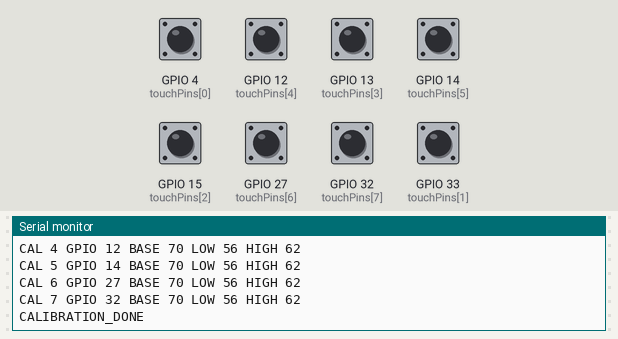
Simulated run of this sketch. Board: ESP32. Shown: the last lines printed to the serial monitor. The test bench sets the inputs (shaded band); at power-on: GPIO 4 (touchPins[0]), GPIO 12 (touchPins[4]), GPIO 13 (touchPins[3]), GPIO 14 (touchPins[5]), GPIO 15 (touchPins[2]), GPIO 27 (touchPins[6]), GPIO 32 (touchPins[7]), GPIO 33 (touchPins[1]) HIGH.

Above: at 7.2 s.
7.3 s: GPIO 4 (touchPins[0]) pulled LOW for 0.15 s
At 8.7 s:
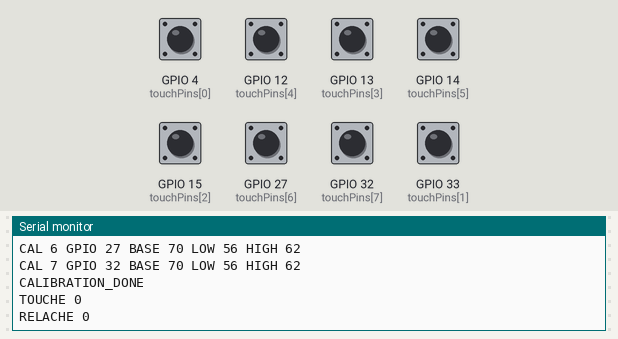
9.0 s: GPIO 12 (touchPins[4]) pulled LOW for 0.15 s
At 9.16 s:
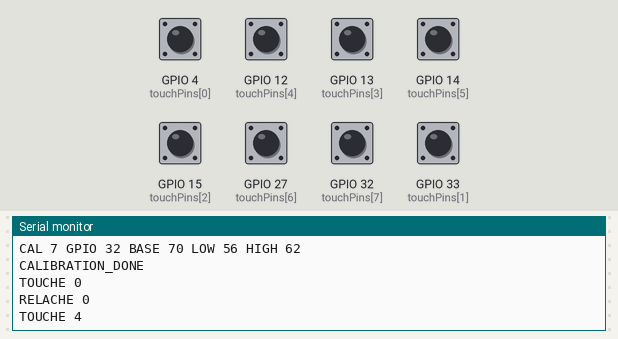
10.6 s: GPIO 13 (touchPins[3]) pulled LOW for 0.15 s
At 11.6 s:
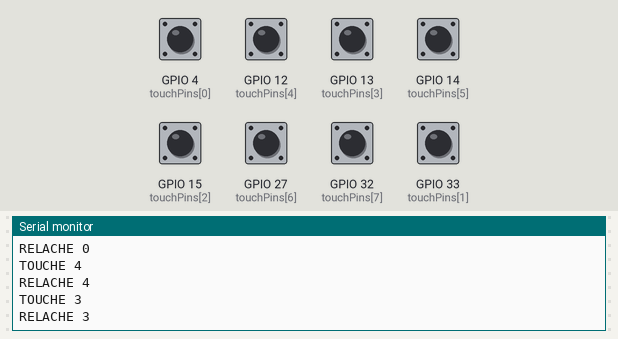
12.2 s: GPIO 14 (touchPins[5]) pulled LOW for 0.15 s
At 13.5 s:
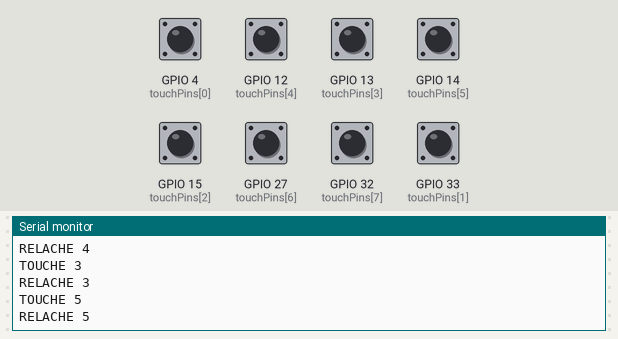
13.8 s: GPIO 15 (touchPins[2]) pulled LOW for 0.15 s
At 15.1 s:
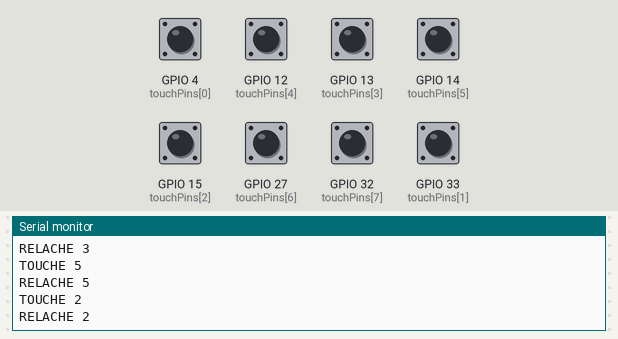
15.4 s: GPIO 27 (touchPins[6]) pulled LOW for 0.15 s
At 16.6 s:
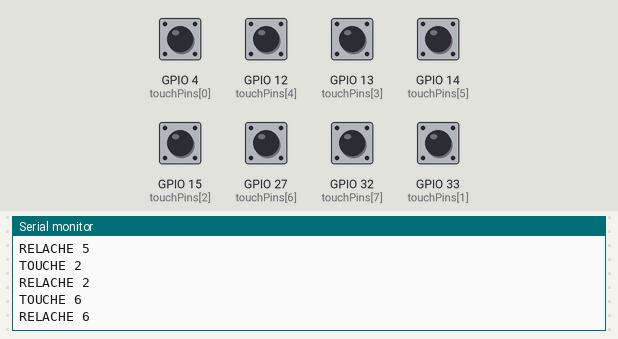
Timing chart, 0 to 18.0 s (numbered marks = the images above; inputs shaded):
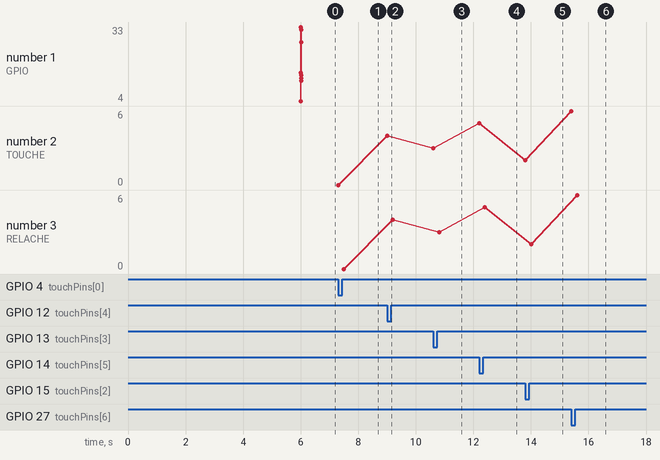

The sketch:

piano_patate_esp32.ino
```cpp
#include <Arduino.h>

/*
  ============================
  PIANO PATATE - ESP32
  ============================

  Starman de David Bowie : Mi mi mi fa sol la la la sol fa mi mi mi fa sol si si si la sol mi

  Ce programme fait 4 choses principales :

  1) Il lit 8 entrées tactiles de l'ESP32.
  2) Il calibre automatiquement le niveau "au repos" de chaque touche.
  3) Il détecte les appuis et relâchements.
  4) Il envoie ces événements sur le port série pour qu'une page HTML
     sur le PC puisse jouer les notes.

  En plus, il sait recevoir des commandes série venant du PC :
  - CALIBRATE  -> relance une calibration de 5 secondes
  - STATUS     -> renvoie les seuils/calibrations actuels
*/


/*
  ----------------------------
  1) Définition des broches tactiles
  ----------------------------

  On utilise ici 8 GPIO de l'ESP32 qui supportent la fonction touchRead().

  IMPORTANT :
  La position dans le tableau détermine l'index de la touche.
  Par exemple :
  - touchPins[0] = GPIO 4  -> touche 0
  - touchPins[1] = GPIO 33 -> touche 1
  etc.

  C'est cet index qui est envoyé au PC sous forme :
  "TOUCHE 0", "RELACHE 0", etc.
*/
const uint8_t touchPins[8] = {4, 33, 15, 13, 12, 14, 27, 32};

/*
  Tableau purement informatif.
  Il n'est pas indispensable au fonctionnement du code,
  mais il permet de savoir à quelle note correspond chaque touche.
*/
const char* noteNames[8] = {"Do", "Re", "Mi", "Fa", "Sol", "La", "Si", "Do+"};


/*
  ----------------------------
  2) Variables de calibration et d'état
  ----------------------------

  Pour chaque touche, on garde plusieurs informations :
  - baseline      : valeur moyenne mesurée au repos
  - thresholdLow  : seuil sous lequel on considère "appuyé"
  - thresholdHigh : seuil au-dessus duquel on considère "relâché"
  - filtered      : valeur filtrée pour lisser un peu le bruit
  - rawVals       : dernière valeur brute lue
  - pressed       : état logique actuel de la touche
*/
uint16_t baseline[8];
uint16_t thresholdLow[8];
uint16_t thresholdHigh[8];
uint16_t filtered[8];
uint16_t rawVals[8];
bool pressed[8];


/*
  ----------------------------
  3) Variables de timing
  ----------------------------

  On ne lit pas les touches en continu à chaque tour de loop(),
  sinon on ferait trop de lectures inutiles.

  On choisit donc un pas d'échantillonnage de 10 ms.
  Cela veut dire qu'environ toutes les 10 millisecondes,
  on relit les 8 touches.
*/
unsigned long lastSampleMs = 0;
const unsigned long samplePeriodMs = 10;

/*
  Durée de la calibration automatique.
  Pendant ces 5 secondes, il ne faut toucher aucune patate.
*/
const unsigned long calibrationDurationMs = 5000;


/*
  ----------------------------
  4) Paramètres de sensibilité
  ----------------------------

  touchRead() retourne une valeur qui varie selon le toucher.
  En général, sur ESP32, la valeur baisse quand on touche.

  On définit donc :
  - minDelta   : écart minimum entre le niveau de repos et le seuil
  - hysteresis : petite marge pour éviter qu'une touche oscille
                 trop vite entre appuyée / relâchée

  Pourquoi 2 seuils ?
  - thresholdLow  : pour détecter l'appui
  - thresholdHigh : pour détecter le relâchement

  Cette technique s'appelle l'hystérésis.
  Elle évite les faux déclenchements quand le signal "tremble"
  autour d'une seule valeur limite.
*/
const uint16_t minDelta = 8;
const uint16_t hysteresis = 6;


/*
  ----------------------------
  5) Gestion des commandes série
  ----------------------------

  serialLine sert à accumuler les caractères reçus depuis le PC,
  jusqu'à recevoir une fin de ligne (\n ou \r).

  isCalibrating indique si une calibration est en cours.
*/
String serialLine;
bool isCalibrating = false;


/*
  ============================================================
  FONCTION : calibrateTouches()
  ============================================================

  Cette fonction mesure le niveau de repos des 8 touches.

  Idée :
  - on lit chaque touche de nombreuses fois pendant 5 secondes
  - on fait une moyenne
  - cette moyenne devient la "baseline"
  - à partir de là, on calcule un seuil d'appui et un seuil de relâchement
*/
void calibrateTouches() {
  // On indique au PC / navigateur qu'une calibration commence.
  isCalibrating = true;
  Serial.println("CALIBRATION_START");
  Serial.println("Ne touche a rien pendant 5 secondes...");

  // Par sécurité, on remet tous les états logiques à false.
  // Pendant la calibration, aucune touche ne doit être vue comme appuyée.
  for (int i = 0; i < 8; i++) {
    pressed[i] = false;
  }

  /*
    sums[] va stocker la somme des mesures pour chaque touche.
    counts[] va compter combien de mesures ont été prises.
    Ensuite baseline = somme / nombre de mesures.
  */
  uint32_t sums[8] = {0};
  uint32_t counts[8] = {0};

  // On mémorise l'heure de départ de la calibration.
  unsigned long start = millis();

  /*
    Tant que 5 secondes ne sont pas écoulées,
    on continue à mesurer chaque touche.
  */
  while (millis() - start < calibrationDurationMs) {
    for (int i = 0; i < 8; i++) {
      uint16_t v = touchRead(touchPins[i]);  // lecture brute de la touche
      sums[i] += v;                          // on ajoute la mesure à la somme
      counts[i]++;                           // on incrémente le compteur
      rawVals[i] = v;                        // on garde la dernière mesure brute
    }

    // Petite pause pour éviter de lire inutilement trop vite.
    delay(5);
  }

  /*
    Maintenant qu'on a fini les mesures,
    on calcule les paramètres définitifs de chaque touche.
  */
  for (int i = 0; i < 8; i++) {
    // Si on a bien mesuré au moins une fois, on fait la moyenne.
    // Sinon, on relit une fois la broche comme secours.
    baseline[i] = counts[i] ? sums[i] / counts[i] : touchRead(touchPins[i]);

    // Au départ, la valeur filtrée est initialisée au niveau de repos.
    filtered[i] = baseline[i];

    /*
      On calcule un écart entre baseline et seuil.
      Ici on prend 20% de la baseline (baseline / 5).
      Si cet écart est trop petit, on impose un minimum avec minDelta.
    */
    uint16_t delta = baseline[i] / 5;
    if (delta < minDelta) delta = minDelta;

    /*
      thresholdLow : seuil d'appui
      thresholdHigh : seuil de relâchement

      Exemple :
      si baseline = 50
      delta = 10
      alors :
      - thresholdLow = 40
      - thresholdHigh = 46

      La touche devient "appuyée" sous 40,
      et redevient "relâchée" seulement au-dessus de 46.
    */
    thresholdLow[i] = baseline[i] - delta;
    thresholdHigh[i] = thresholdLow[i] + hysteresis;

    /*
      On envoie les paramètres de calibration au PC.
      La page HTML va lire ces lignes et afficher les valeurs.
    */
    Serial.print("CAL ");
    Serial.print(i);
    Serial.print(" GPIO ");
    Serial.print(touchPins[i]);
    Serial.print(" BASE ");
    Serial.print(baseline[i]);
    Serial.print(" LOW ");
    Serial.print(thresholdLow[i]);
    Serial.print(" HIGH ");
    Serial.println(thresholdHigh[i]);
  }

  // Calibration terminée.
  Serial.println("CALIBRATION_DONE");
  isCalibrating = false;
}


/*
  ============================================================
  FONCTION : sampleTouches()
  ============================================================

  Cette fonction lit les 8 touches et détecte les changements d'état.

  Elle compare la valeur filtrée de chaque touche aux seuils :
  - si la touche n'était pas appuyée et passe sous thresholdLow :
    on considère qu'elle vient d'être appuyée
  - si la touche était appuyée et repasse au-dessus de thresholdHigh :
    on considère qu'elle vient d'être relâchée
*/
void sampleTouches() {
  // Si on est en calibration, on ne doit pas faire de détection.
  if (isCalibrating) return;

  for (int i = 0; i < 8; i++) {
    // Lecture brute actuelle de la broche tactile.
    rawVals[i] = touchRead(touchPins[i]);

    /*
      Petit filtre IIR très simple :
      filtered = (ancienne_valeur * 2 + nouvelle_valeur) / 3

      Ce filtre réduit un peu le bruit sans rendre la lecture trop lente.
      En gros, il donne plus de poids à la valeur précédente.
    */
    filtered[i] = (filtered[i] * 2 + rawVals[i]) / 3;

    /*
      Détection de front descendant :
      La touche n'était pas pressée,
      et la valeur filtrée passe sous le seuil bas.
    */
    if (!pressed[i] && filtered[i] < thresholdLow[i]) {
      pressed[i] = true;

      // On envoie l'événement vers le PC.
      Serial.print("TOUCHE ");
      Serial.println(i);
    }

    /*
      Détection de relâchement :
      La touche était pressée,
      et la valeur repasse au-dessus du seuil haut.
    */
    else if (pressed[i] && filtered[i] > thresholdHigh[i]) {
      pressed[i] = false;

      // On envoie l'événement de relâchement.
      Serial.print("RELACHE ");
      Serial.println(i);
    }
  }
}


/*
  ============================================================
  FONCTION : handleSerialCommand()
  ============================================================

  Cette fonction traite une ligne de commande reçue depuis le PC.

  Exemples :
  - "CALIBRATE"
  - "STATUS"
*/
void handleSerialCommand(const String& cmdRaw) {
  // On copie la chaîne pour pouvoir la modifier localement.
  String cmd = cmdRaw;

  // trim() enlève les espaces et retours chariot superflus.
  cmd.trim();

  // toUpperCase() met tout en majuscules pour simplifier les comparaisons.
  cmd.toUpperCase();

  /*
    Si le PC demande une calibration,
    on relance la fonction complète de calibration.
  */
  if (cmd == "CALIBRATE") {
    calibrateTouches();
    return;
  }

  /*
    Si le PC demande STATUS,
    on renvoie l'état actuel de la calibration.

    Ici, on choisit de renvoyer :
    - l'état logique de calibration
    - puis les paramètres de seuil de chaque touche
  */
  if (cmd == "STATUS") {
    Serial.println(isCalibrating ? "CALIBRATION_START" : "CALIBRATION_DONE");

    for (int i = 0; i < 8; i++) {
      Serial.print("CAL ");
      Serial.print(i);
      Serial.print(" GPIO ");
      Serial.print(touchPins[i]);
      Serial.print(" BASE ");
      Serial.print(baseline[i]);
      Serial.print(" LOW ");
      Serial.print(thresholdLow[i]);
      Serial.print(" HIGH ");
      Serial.println(thresholdHigh[i]);
    }
    return;
  }
}


/*
  ============================================================
  FONCTION : readSerialCommands()
  ============================================================

  Cette fonction lit les caractères arrivant sur Serial,
  les accumule dans serialLine,
  et dès qu'une fin de ligne est reçue, elle envoie la commande complète
  à handleSerialCommand().

  C'est une méthode classique de parsing ligne par ligne
  sur un port série [web:148][web:152].
*/
void readSerialCommands() {
  while (Serial.available()) {
    char c = (char)Serial.read();

    /*
      Si on reçoit une fin de ligne,
      cela veut dire que la commande est complète.
    */
    if (c == '\n' || c == '\r') {
      if (serialLine.length() > 0) {
        handleSerialCommand(serialLine);
        serialLine = "";
      }
    } else {
      // Sinon on ajoute simplement le caractère au buffer.
      serialLine += c;

      /*
        Sécurité :
        si une ligne devient beaucoup trop longue,
        on l'abandonne pour éviter de remplir la mémoire inutilement.
      */
      if (serialLine.length() > 80) {
        serialLine = "";
      }
    }
  }
}


/*
  ============================================================
  FONCTION : setup()
  ============================================================

  setup() s'exécute une seule fois au démarrage de l'ESP32.
*/
void setup() {
  // Démarre le port série à 115200 bauds.
  Serial.begin(115200);

  // Petite attente de confort.
  delay(1000);

  // Quelques messages d'information.
  Serial.println();
  Serial.println("ESP32 Piano Patate Serial");
  Serial.println("FORMAT: TOUCHE n / RELACHE n");
  Serial.println("COMMANDS: CALIBRATE / STATUS");

  // Calibration automatique au démarrage.
  calibrateTouches();
}


/*
  ============================================================
  FONCTION : loop()
  ============================================================

  loop() tourne en permanence.

  A chaque tour :
  1) on regarde si le PC a envoyé une commande série
  2) si c'est le moment, on échantillonne les touches
*/
void loop() {
  // Lecture des commandes série venant du navigateur / PC.
  readSerialCommands();

  // Échantillonnage périodique des touches toutes les 10 ms environ.
  if (millis() - lastSampleMs >= samplePeriodMs) {
    lastSampleMs = millis();
    sampleTouches();
  }
}
```

Measured:
- after the input at 7.3 s, the serial monitor: prints a new line at once (image 1)
- after the input at 9.0 s, the serial monitor: prints a new line at once (image 2)
- after the input at 10.6 s, the serial monitor: prints a new line at once (image 3)
- after the input at 12.2 s, the serial monitor: prints a new line at once (image 4)
- after the input at 13.8 s, the serial monitor: prints a new line at once (image 5)
- after the input at 15.4 s, the serial monitor: prints a new line at once (image 6)
- plotted number 2: 4 → 3 after the input at 10.6 s, 3 → 5 after the input at 12.2 s, 5 → 2 after the input at 13.8 s, 2 → 6 after the input at 15.4 s
- plotted number 3: 4 → 3 after the input at 10.6 s, 3 → 5 after the input at 12.2 s, 5 → 2 after the input at 13.8 s, 2 → 6 after the input at 15.4 s
